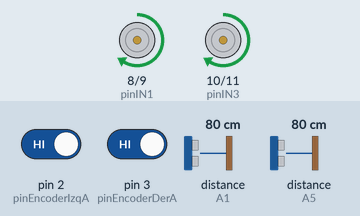
Recording of a sketch running on a simulated Arduino Uno, built with avr-gcc and run on an emulated ATmega328P. On the bench: motor-driver pin pairs drawn as motors (green arrow = first pin HIGH = forward, orange = second pin HIGH = backward, longer = more drive, scaled by the enable pin). Wiring (inferred from the names in the program): ultrasonic range finder: trigger A0; echo A1. Inputs (shaded band) come from the test bench; at power-on: distance to the obstacle (sensors on A1, A5) 80 cm, pin 2 (pinEncoderIzqA) HIGH, pin 3 (pinEncoderDerA) HIGH. The echo pulse lasts 58.3 µs per cm.

Above: at 1.2 s.
1.3 s: distance to the obstacle (sensor on A1) set to 21 cm
2.8 s: distance to the obstacle (sensor on A1) set to 16 cm
At 3.8 s:
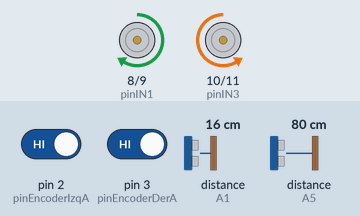
At 6.7 s:
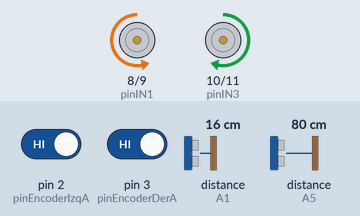
Timing chart, 0 to 9.7 s (numbered marks = the images above; inputs shaded):
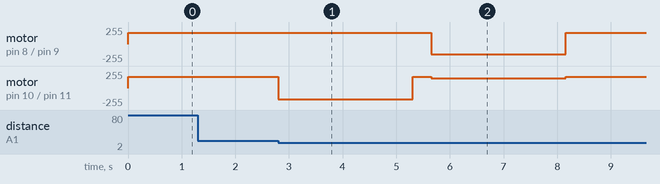

The sketch:

Robot-Larc.ino
```cpp
enum EstadoNavegacion {
  SEGUIDOR_LINEA,
  GIRO_DESVIO,
  SEGUIDOR_PARED,
  SOBREPASO,
  BUSQUEDA_LINEA
};

// Prototipos externos
int calcularErrorLinea();
bool sensorIR_detectaLinea();
void resetControlPD(); // Prototipo de la función agregada en Motores.ino

EstadoNavegacion estadoActual = SEGUIDOR_LINEA;

const int trigFrenteBajo = A0;
const int echoFrenteBajo = A1;
const int trigFrenteAlto = A2;
const int echoFrenteAlto = A3;
const int trigLateral    = A4;
const int echoLateral    = A5;

const int PULSOS_GIRO_90 = 250;

// Prototipos externos
int calcularErrorLinea();
bool sensorIR_detectaLinea();

void setup() {
  Serial.begin(115200);

  pinMode(trigFrenteBajo, OUTPUT);
  pinMode(echoFrenteBajo, INPUT);
  pinMode(trigFrenteAlto, OUTPUT);
  pinMode(echoFrenteAlto, INPUT);
  pinMode(trigLateral, OUTPUT);
  pinMode(echoLateral, INPUT);

  setupMotores();
}

void loop() {
  switch (estadoActual) {

    case SEGUIDOR_LINEA: {
      aplicarControlPD(calcularErrorLinea());

      int distFrente = leerDistancia(trigFrenteBajo, echoFrenteBajo);
      if (distFrente < 18) {
        pararMotores();
        resetControlPD(); // Preparemos el PD para cuando vuelva a usarse
        estadoActual = GIRO_DESVIO;
      }
      break;
    }

    case GIRO_DESVIO:
      girarDerechaPorPulsos(PULSOS_GIRO_90);
      pararMotores();
      resetControlPD(); // <-- IMPORTANTE: Prepara el PD para el inicio de la pared
      estadoActual = SEGUIDOR_PARED;
      break;

    case SEGUIDOR_PARED: {
      int distLateral = leerDistancia(trigLateral, echoLateral);

      aplicarControlPD(calcularErrorPared(distLateral));

      if (distLateral > 35 && distLateral != 999) {
        resetControlPD(); // Prepara el PD para después de la evasión
        estadoActual = SOBREPASO;
      }
      break;
    }

    case SOBREPASO:
      avanzar();
      delay(350);
      girarIzquierdaPorPulsos(PULSOS_GIRO_90);
      resetControlPD(); // Prepara el PD para engancharse a la línea
      estadoActual = BUSQUEDA_LINEA;
      break;

    case BUSQUEDA_LINEA:
      avanzar();
      if (sensorIR_detectaLinea()) {
        resetControlPD(); // <-- IMPORTANTE: Suaviza el enganche a la línea
        estadoActual = SEGUIDOR_LINEA;
      }
      break;
  }
}
```

Infrarrojos.ino
```cpp
// ==========================================
// infrarrojos.ino
// ==========================================
#include <QTRSensors.h>

QTRSensors qtr;

const uint8_t SensorCount = 8;
const uint8_t sensorPins[SensorCount] = {12, 13, 14, 15, 16, 17, 18, 19};

uint16_t sensorValues[SensorCount];

// los valores van de 0 a 1000.
const uint16_t UMBRAL_NEGRO = 600;

void setupInfrarrojos() {
  qtr.setTypeRC();
  qtr.setSensorPins(sensorPins, SensorCount);

  // Durante estos 2.5 segundo pasar la regleta x ambos colores
  for (uint16_t i = 0; i < 250; i++) {
    qtr.calibrate();
    delay(10);
  }
}

bool sensorIR_detectaLinea() {
  qtr.readCalibrated(sensorValues);
  for (uint8_t i = 0; i < SensorCount; i++) {
    if (sensorValues[i] > UMBRAL_NEGRO) {
      return true;
    }
  }
  return false;
}

int calcularErrorLinea() {
  qtr.readCalibrated(sensorValues);

  int error = 0;

  if (sensorValues[3] > UMBRAL_NEGRO) error = -1;
  else if (sensorValues[2] > UMBRAL_NEGRO) error = -2;
  else if (sensorValues[1] > UMBRAL_NEGRO) error = -3;
  else if (sensorValues[0] > UMBRAL_NEGRO) error = -4;

  if (sensorValues[4] > UMBRAL_NEGRO) error = 1;
  else if (sensorValues[5] > UMBRAL_NEGRO) error = 2;
  else if (sensorValues[6] > UMBRAL_NEGRO) error = 3;
  else if (sensorValues[7] > UMBRAL_NEGRO) error = 4;

  return error;
}
```

Motores.ino
```cpp
// ==========================================
// PESTAÑA: Motores.ino (Arduino UNO)
// ==========================================

// 1. ASIGNACIÓN DE PINES (Respetando restricciones de Arduino UNO)
const int pinEncoderIzqA = 2; // INT0 (Obligatorio Interrupción)
const int pinEncoderIzqB = 4;
const int pinEncoderDerA = 3; // INT1 (Obligatorio Interrupción)
const int pinEncoderDerB = 7;

const int pinIN1 = 8;
const int pinIN2 = 9;
const int pinENA = 5; // Salida PWM

const int pinIN3 = 10;
const int pinIN4 = 11;
const int pinENB = 6; // Salida PWM

// 2. VARIABLES GLOBALES DE MOTORES Y ENCODERS
volatile long pulsosIzquierda = 0;
volatile long pulsosDerecha = 0;

const int VELOCIDAD_CRUCERO = 170; // Rango de 0 a 255
const int VELOCIDAD_GIRO = 150;

// Parámetros del Control PD Genérico
float kp = 4.5;
float kd = 1.8;
int errorAnterior = 0;
bool primerCicloPD = true; // <-- Novedad: Bandera para transferencia suave (Bumpless Transfer)

// 3. RUTINAS DE INTERRUPCIÓN (ISR)
void contarPulsosIzq() {
  if (digitalRead(pinEncoderIzqB) == HIGH) {
    pulsosIzquierda++;
  } else {
    pulsosIzquierda--;
  }
}

void contarPulsosDer() {
  if (digitalRead(pinEncoderDerB) == HIGH) {
    pulsosDerecha++;
  } else {
    pulsosDerecha--;
  }
}

// 4. INICIALIZACIÓN
void setupMotores() {
  pinMode(pinIN1, OUTPUT);
  pinMode(pinIN2, OUTPUT);
  pinMode(pinENA, OUTPUT);
  pinMode(pinIN3, OUTPUT);
  pinMode(pinIN4, OUTPUT);
  pinMode(pinENB, OUTPUT);

  pinMode(pinEncoderIzqA, INPUT);
  pinMode(pinEncoderIzqB, INPUT);
  pinMode(pinEncoderDerA, INPUT);
  pinMode(pinEncoderDerB, INPUT);

  // Interrupciones registradas en Pines 2 y 3
  attachInterrupt(digitalPinToInterrupt(pinEncoderIzqA), contarPulsosIzq, RISING);
  attachInterrupt(digitalPinToInterrupt(pinEncoderDerA), contarPulsosDer, RISING);

  pararMotores();
}

void resetEncoders() {
  pulsosIzquierda = 0;
  pulsosDerecha = 0;
}

// 5. FUNCIONES DE MOVIMIENTO BÁSICO
void pararMotores() {
  digitalWrite(pinIN1, LOW);
  digitalWrite(pinIN2, LOW);
  digitalWrite(pinIN3, LOW);
  digitalWrite(pinIN4, LOW);
  analogWrite(pinENA, 0);
  analogWrite(pinENB, 0);
}

void avanzar() {
  digitalWrite(pinIN1, HIGH);
  digitalWrite(pinIN2, LOW);
  digitalWrite(pinIN3, HIGH);
  digitalWrite(pinIN4, LOW);
  analogWrite(pinENA, VELOCIDAD_CRUCERO);
  analogWrite(pinENB, VELOCIDAD_CRUCERO);
}

// 6. GIROS DE PRECISIÓN POR ENCODER
void girarDerechaPorPulsos(int pulsosObjetivo) {
  resetEncoders();
  digitalWrite(pinIN1, HIGH);
  digitalWrite(pinIN2, LOW);
  digitalWrite(pinIN3, LOW);
  digitalWrite(pinIN4, HIGH);
  analogWrite(pinENA, VELOCIDAD_GIRO);
  analogWrite(pinENB, VELOCIDAD_GIRO);

  unsigned long tiempoInicio = millis();
  // Sale por pulsos O por timeout defensivo de 2.5 segundos
  while (abs(pulsosIzquierda) < pulsosObjetivo && (millis() - tiempoInicio < 2500)) {
    // Espera no bloqueante permanente
  }
  pararMotores();
}

void girarIzquierdaPorPulsos(int pulsosObjetivo) {
  resetEncoders();
  digitalWrite(pinIN1, LOW);
  digitalWrite(pinIN2, HIGH);
  digitalWrite(pinIN3, HIGH);
  digitalWrite(pinIN4, LOW);
  analogWrite(pinENA, VELOCIDAD_GIRO);
  analogWrite(pinENB, VELOCIDAD_GIRO);

  unsigned long tiempoInicio = millis();
  // Sale por alcanzado de pulsos O por timeout defensivo de 2.5 segundos
  while (abs(pulsosDerecha) < pulsosObjetivo && (millis() - tiempoInicio < 2500)) {
    // Espera con tiempo límite de seguridad
  }
  pararMotores();
}

// Función para reiniciar el PD cuando cambiamos de estado en la FSM
void resetControlPD() {
  primerCicloPD = true;
}


// 7. CONTROL PD APLICADO A LOS MOTORES
void aplicarControlPD(int error) {

  // Si es el primer ciclo tras una transición, igualamos para que la derivada sea 0
  if (primerCicloPD) {
    errorAnterior = error;
    primerCicloPD = false;
  }

  int derivada = error - errorAnterior;
  errorAnterior = error;

  int correccion = (kp * error) + (kd * derivada);

  int velIzq = constrain(VELOCIDAD_CRUCERO + correccion, 80, 230);
  int velDer = constrain(VELOCIDAD_CRUCERO - correccion, 80, 230);

  digitalWrite(pinIN1, HIGH);
  digitalWrite(pinIN2, LOW);
  digitalWrite(pinIN3, HIGH);
  digitalWrite(pinIN4, LOW);

  analogWrite(pinENA, velIzq);
  analogWrite(pinENB, velDer);
}
```

Ultrasonidos.ino
```cpp
const int DISTANCIA_DESEADA_PARED = 15; // cm ideal

int leerDistancia(int pinTrig, int pinEcho) {
  digitalWrite(pinTrig, LOW);
  delayMicroseconds(2);
  digitalWrite(pinTrig, HIGH);
  delayMicroseconds(10);
  digitalWrite(pinTrig, LOW);

  // Timeout reducido a 10000 us (10 ms -> max ~1.7 metros) para no congelar el PD
  long duracion = pulseIn(pinEcho, HIGH, 10000);

  if (duracion == 0) {
    return 999;
  }

  return (int)(duracion * 0.034 / 2);
}

int calcularErrorPared(int distMedida) {
  if (distMedida >= 999) {
    return 0; // Sin pared detectable, mantiene rumbo recto
  }
  return distMedida - DISTANCIA_DESEADA_PARED;
}
```

Measured:
- the behaviour switches between 19 and 18 cm on distance to the obstacle (sensor on A1) (found by bisection; images 0 and 1)
- after the input at 1.3 s, every drawn part: stays the same
- after the input at 2.8 s, motor on pin 8 (pinIN1) / pin 9 (pinIN2): forward 170/255 → backward 150/255 after 2.9 s, → forward 170/255 2.5 s later; motor on pin 10 (pinIN3) / pin 11 (pinIN4): forward 170/255 → backward 170/255 at once, → forward 170/255 2.5 s later, → forward 150/255 0.35 s later, → forward 170/255 2.5 s later
